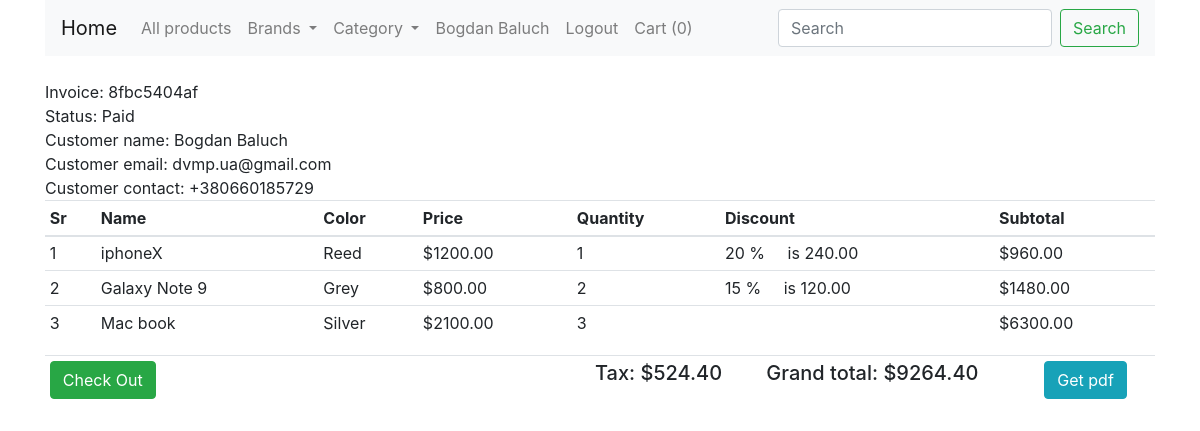
Screenshot of /orders/8fbc5404af (signed in) with the database file from the repository.
### shop/customers/model.py (models this page shows, shortened)
class Register(db.Model, UserMixin):
    id = db.Column(db.Integer, primary_key=True)
    first_name = db.Column(db.String(30), unique=False)
    last_name = db.Column(db.String(30), unique=False)
    username = db.Column(db.String(50), unique=True)
    email = db.Column(db.String(50), unique=True)
    password = db.Column(db.String(200), unique=False)
    country = db.Column(db.String(50), unique=False)
    city = db.Column(db.String(50), unique=False)
    contact = db.Column(db.String(50), unique=False)
    address = db.Column(db.String(50), unique=False)
    profile = db.Column(db.String(200), unique=False, default='profile.jpg')
    date_created = db.Column(db.DateTime, nullable=False, default=datetime.utcnow)

class CustomerOrder(db.Model):
    id = db.Column(db.Integer, primary_key=True)
    invoice = db.Column(db.String(20), unique=True, nullable=False)
    status = db.Column(db.String(20), default='Pending', nullable=False)
    customer_id = db.Column(db.Integer, unique=False, nullable=False)
    date_created = db.Column(db.DateTime, default=datetime.utcnow, nullable=False)
    orders = db.Column(JsonEcodedDict)

### shop/customers/routes.py (the view)
@app.route('/orders/<invoice>')
@login_required
def orders(invoice):
    if current_user.is_authenticated:
        grandTotal = 0
        subTotal = 0
        customer_id = current_user.id
        customer = Register.query.filter_by(id=customer_id).first()
        orders = CustomerOrder.query.filter_by(customer_id=customer_id, invoice=invoice).order_by(
            CustomerOrder.id.desc()).first()
        for _key, product in orders.orders.items():
            discount = (product['discount'] / 100) * float(product['price'])
            subTotal += float(product['price']) * int(product['quantity'])
            subTotal -= discount
            tax = ("%.2f" % (.06 * float(subTotal)))
            grandTotal = ("%.2f" % (1.06 * float(subTotal)))
    else:
        return redirect(url_for('customerLogin'))
    return render_template('customer/order.html', invoice=invoice, tax=tax, subTotal=subTotal, grandTotal=grandTotal,
                           customer=customer, orders=orders)

### shop/customers/model.py (called while the page is built)
@login_manager.user_loader
def user_loader(user_id):
    return Register.query.get(user_id)

    def process_result_value(self, value, dialect):
        if value is None:
            return {}
        else:
            return json.loads(value)

### shop/templates/customer/order.html (shortened to what this page needs)
{% extends "layout.html"%}
{% block content %}
{% include 'navbar.html'%}
<div class="container mt-4">
    <div class="row">
        <div class="col-md-12">
            Invoice: {{orders.invoice }}
            <br>
            Status: {{orders.status }}
            <br>
            Customer name: {{customer.first_name }} {{customer.last_name}}
            <br>
            Customer email: {{ customer.email }}
            <br>
            Customer contact: {{customer.contact}}
            <table class="table table-sm">
                <thead>
                <th>Sr</th>
                <th>Name</th>
                <th>Color</th>
                <th>Price</th>
                <th>Quantity</th>
                <th>Discount</th>
                <th>Subtotal</th>
                </thead>
                <tbody>
                {% for key, product in orders.orders.items() %}
                {% set discount =(product.discount/100) * product.price|float %}
                <tr>
                    <td>{{loop.index}}</td>
                    <td>{{product.name}}</td>
                    <form action="{{url_for('updatecart', code=key)}}" method="post">
                        <td>
                            {{product.color|capitalize}}
                        </td>
                        <td>${{"%.2f"|format(product.price)}}</td>
                        <td> {{product.quantity}}</td>
                        {% if product.discount %}
                        <td>{{product.discount}} % &nbsp; &nbsp; is {{"%.2f"|format(discount)}}</td>
                        {% else %}
                        <td></td>
                        {% endif %}
                        {% set subtotal = product.quantity|int * product.price|float %}
                        <td>${{"%.2f"|format(subtotal - discount|round(1,'floor')) }}</td>
                    </form>
                </tr>
                {% endfor %}
                </tbody>
            </table>
            <table class="table table-sm">
                <tr>
                    <td><a href="/" class="btn btn-success">Check Out</a></td>
                    <td>
                    </td>
                    <td width="35%"></td>
                    <td><h5>Tax: ${{tax}}</h5></td>
                    <td><h5>Grand total: ${{grandTotal}}</h5></td>
                    <td>
                        <form action="{{url_for('get_pdf', invoice=orders.invoice)}}" method="post">
                            <button type="submit" class="btn btn-info"> Get pdf</button>
                        </form>
                    </td>
                </tr>
            </table>
        </div>
    </div>
</div>
{% endblock content%}

### shop/templates/layout.html (shortened to what this page needs)
<!doctype html>
<html lang="en">
<head>
    <link rel="stylesheet" href="{{url_for('static', filename='css/bootstrap.min.css')}}">
</head>
<body>
{% block content %}
{% endblock content %}
</body>
</html>

### shop/templates/navbar.html (shortened to what this page needs)
<div class="container">
    <nav class="navbar navbar-expand-lg navbar-light bg-light">
        <a class="navbar-brand" href="/">Home</a>
        <div class="collapse navbar-collapse" id="navbarSupportedContent">
            <ul class="navbar-nav mr-auto">
                <li class="nav-item">
                    <a class="nav-link" href="/">All products</a>
                </li>
                <li class="nav-item dropdown">
                    <a class="nav-link dropdown-toggle" href="#" id="navbarDropdown" role="button"
                       data-toggle="dropdown" aria-haspopup="true" aria-expanded="false">
                        Brands
                    </a>
                </li>
                <li class="nav-item dropdown">
                    <a class="nav-link dropdown-toggle" href="#" id="navbarDropdown" role="button"
                       data-toggle="dropdown" aria-haspopup="true" aria-expanded="false">
                        Category
                    </a>
                </li>
                {% if current_user.is_authenticated %}
                <li class="nav-item">
                    <a href="#" class="nav-link">{{current_user.first_name}} {{current_user.last_name}}</a>
                </li>
                <li class="nav-item">
                    <a href="{{url_for('customer_logout')}}" class="nav-link"> Logout</a>
                </li>
                {% endif %}
                <li class="nav-item">
                    <a href="{{url_for('getCart')}}" class="nav-link"> Cart ({{ session['Shoppingcart']|length }}) </a>
                </li>
            </ul>
            <form class="form-inline my-2 my-lg-0" action="{{url_for('result')}}">
                <input class="form-control mr-sm-2" type="search" placeholder="Search" aria-label="Search" name="q">
                <button class="btn btn-outline-success my-2 my-sm-0" type="submit">Search</button>
            </form>
        </div>
    </nav>
</div>

### rows the page displays
Register: first_name "Bogdan", last_name "Baluch", email "dvmp.ua@gmail.com", contact "+380660185729"
CustomerOrder: invoice "8fbc5404af", status "Paid"

### other values shown
{{ session['Shoppingcart']|length }} "0"
{{ product.name }} "iphoneX" "Galaxy Note 9" "Mac book"
{{ product.color|capitalize }} "Reed" "Grey" "Silver"
{{ "%.2f"|format(product.price) }} "1200.00" "800.00" "2100.00"
{{ product.quantity }} "1" "2" "3"
{{ product.discount }} "20" "15"
{{ "%.2f"|format(discount) }} "240.00" "120.00"
{{ "%.2f"|format(subtotal - discount|round(1,'floor')) }} "960.00" "1480.00" "6300.00"
{{ tax }} "524.40"
{{ grandTotal }} "9264.40"
